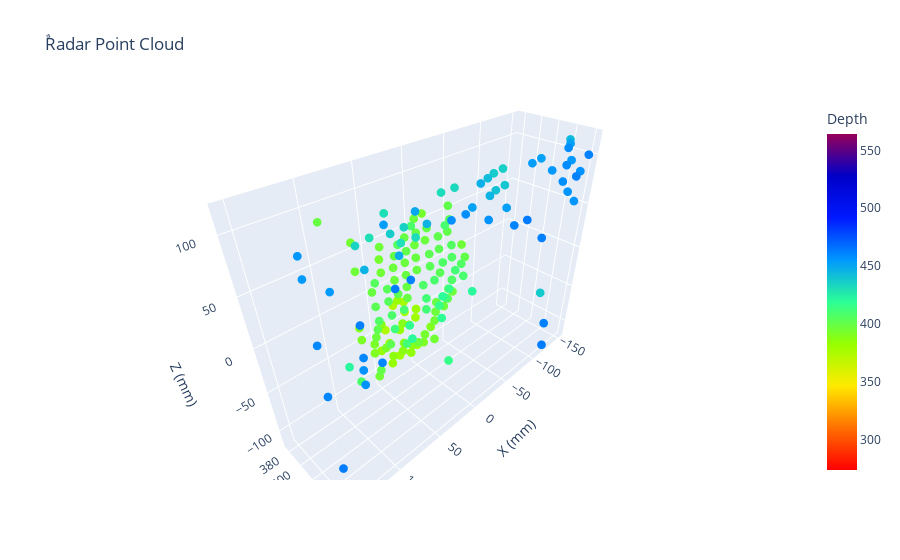

Source (notebook cell):
### Code cell
# plot_3D("waleed2_12_7",'y')\
plot_3D_threshold("nassar_14_7_200",'y',90)
# points_to_image("gedo_13_7")

### Figure 1 — Plotly figure (JSON) as saved in the notebook; plotly's stock layout.template omitted (floating-point values rounded to 4 significant figures; data arrays with more than 128 entries replaced by an {"elided": "..."} marker saying what was removed)
{"data": [{"hovertemplate": "X (mm)=%{x}<br>Y (mm)=%{y}<br>Z (mm)=%{z}<br>Depth=%{marker.color}<extra></extra>", "legendgroup": "", "marker": {"color": {"elided": "174 float values"}, "coloraxis": "coloraxis", "line": {"width": 0}, "opacity": 1, "size": 3, "symbol": "circle"}, "mode": "markers", "name": "", "scene": "scene", "showlegend": false, "type": "scatter3d", "x": {"elided": "174 float values"}, "y": {"elided": "174 float values"}, "z": {"elided": "174 float values"}}], "layout": {"coloraxis": {"cmax": 564.1, "cmin": 274.1, "colorbar": {"title": {"text": "Depth"}}, "colorscale": [[0, "rgb(255,0,0)"], [0.125, "rgb(255,111,0)"], [0.25, "rgb(255,234,0)"], [0.375, "rgb(151,255,0)"], [0.5, "rgb(44,255,150)"], [0.625, "rgb(0,152,255)"], [0.75, "rgb(0,25,255)"], [0.875, "rgb(0,0,200)"], [1, "rgb(150,0,90)"]]}, "legend": {"tracegroupgap": 0}, "scene": {"domain": {"x": [0, 1], "y": [0, 1]}, "xaxis": {"title": {"text": "X (mm)"}}, "yaxis": {"title": {"text": "Y (mm)"}}, "zaxis": {"title": {"text": "Z (mm)"}}}, "title": {"text": "ٌRadar Point Cloud"}}}
